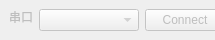
<?xml version="1.0" encoding="UTF-8"?>
<ui version="4.0">
 <class>ConnectionWidget</class>
 <widget class="QWidget" name="ConnectionWidget">
  <property name="enabled">
   <bool>false</bool>
  </property>
  <property name="geometry">
   <rect>
    <x>0</x>
    <y>0</y>
    <width>215</width>
    <height>40</height>
   </rect>
  </property>
  <property name="maximumSize">
   <size>
    <width>16777215</width>
    <height>40</height>
   </size>
  </property>
  <property name="windowTitle">
   <string>Form</string>
  </property>
  <widget class="QLabel" name="label">
   <property name="geometry">
    <rect>
     <x>9</x>
     <y>9</y>
     <width>24</width>
     <height>16</height>
    </rect>
   </property>
   <property name="sizePolicy">
    <sizepolicy hsizetype="Preferred" vsizetype="Preferred">
     <horstretch>0</horstretch>
     <verstretch>0</verstretch>
    </sizepolicy>
   </property>
   <property name="styleSheet">
    <string notr="true"/>
   </property>
   <property name="locale">
    <locale language="English" country="UnitedStates"/>
   </property>
   <property name="text">
    <string>串口</string>
   </property>
  </widget>
  <widget class="QComboBox" name="comPort">
   <property name="geometry">
    <rect>
     <x>39</x>
     <y>9</y>
     <width>100</width>
     <height>22</height>
    </rect>
   </property>
   <property name="minimumSize">
    <size>
     <width>100</width>
     <height>0</height>
    </size>
   </property>
   <property name="locale">
    <locale language="English" country="UnitedStates"/>
   </property>
  </widget>
  <widget class="QPushButton" name="connect_pb">
   <property name="geometry">
    <rect>
     <x>145</x>
     <y>9</y>
     <width>80</width>
     <height>22</height>
    </rect>
   </property>
   <property name="sizePolicy">
    <sizepolicy hsizetype="Preferred" vsizetype="Fixed">
     <horstretch>0</horstretch>
     <verstretch>0</verstretch>
    </sizepolicy>
   </property>
   <property name="minimumSize">
    <size>
     <width>50</width>
     <height>22</height>
    </size>
   </property>
   <property name="styleSheet">
    <string notr="true"/>
   </property>
   <property name="locale">
    <locale language="English" country="UnitedStates"/>
   </property>
   <property name="text">
    <string>Connect</string>
   </property>
  </widget>
 </widget>
 <resources/>
 <connections/>
</ui>
